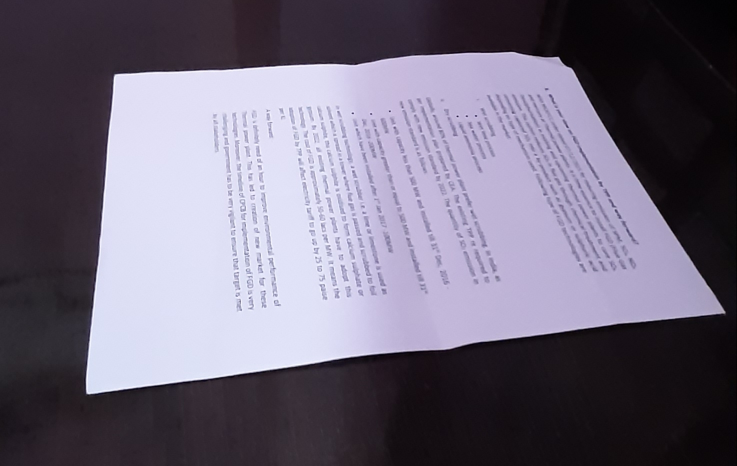
#> input picture Testing_annotation using surf/test.jpg, 1473 x 932 px (shown at 1/2 size)
$ python surf.py
#> lines starting #> are read from the running program, lines starting #| are printed output that depends on the picture
import cv2
import numpy as np
import csv
# Reading test image
img = cv2.imread("test.jpg",0)
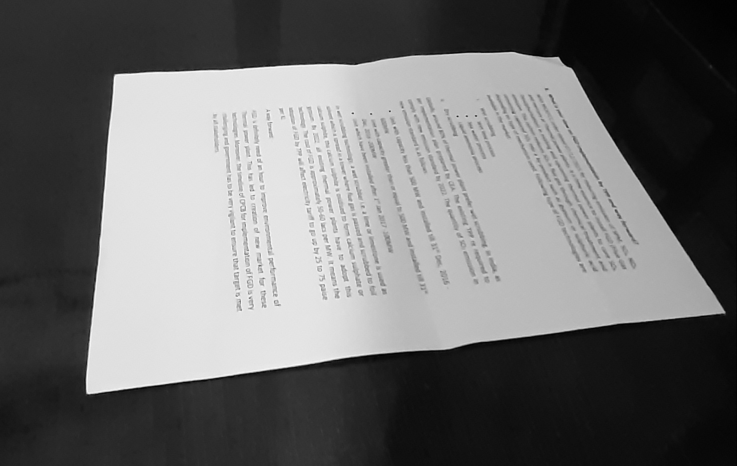
#> img: shape (932, 1473) (shown at 1/2 size); min 0, max 253, mean 109.2
out_img = np.copy(img)
# Running surf detector
#> (the run stopped early here; a loop or call above may not have finished)
